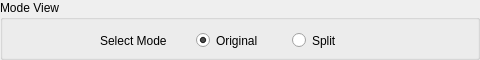
      <widget class="QGroupBox" name="groupBoxVisionModeView">
       <property name="geometry">
        <rect>
         <x>10</x>
         <y>130</y>
         <width>480</width>
         <height>60</height>
        </rect>
       </property>
       <property name="minimumSize">
        <size>
         <width>480</width>
         <height>0</height>
        </size>
       </property>
       <property name="title">
        <string>Mode View</string>
       </property>
       <widget class="QWidget" name="layoutWidget">
        <property name="geometry">
         <rect>
          <x>0</x>
          <y>20</y>
          <width>481</width>
          <height>41</height>
         </rect>
        </property>
        <layout class="QHBoxLayout" name="horizontalLayoutVisionModeView">
         <property name="leftMargin">
          <number>100</number>
         </property>
         <property name="rightMargin">
          <number>100</number>
         </property>
         <item>
          <widget class="QLabel" name="labelVisionModeViewSelectMode">
           <property name="minimumSize">
            <size>
             <width>90</width>
             <height>25</height>
            </size>
           </property>
           <property name="maximumSize">
            <size>
             <width>90</width>
             <height>25</height>
            </size>
           </property>
           <property name="text">
            <string>Select Mode</string>
           </property>
           <property name="alignment">
            <set>Qt::AlignLeading|Qt::AlignLeft|Qt::AlignVCenter</set>
           </property>
          </widget>
         </item>
         <item>
          <widget class="QRadioButton" name="radioButtonVisionModeViewOriginal">
           <property name="minimumSize">
            <size>
             <width>0</width>
             <height>25</height>
            </size>
           </property>
           <property name="maximumSize">
            <size>
             <width>16777215</width>
             <height>25</height>
            </size>
           </property>
           <property name="text">
            <string>Original</string>
           </property>
           <property name="checked">
            <bool>true</bool>
           </property>
           <attribute name="buttonGroup">
            <string notr="true">buttonGroup</string>
           </attribute>
          </widget>
         </item>
         <item>
          <widget class="QRadioButton" name="radioButtonVisionModeViewSplit">
           <property name="minimumSize">
            <size>
             <width>0</width>
             <height>25</height>
            </size>
           </property>
           <property name="maximumSize">
            <size>
             <width>16777215</width>
             <height>25</height>
            </size>
           </property>
           <property name="text">
            <string>Split</string>
           </property>
           <attribute name="buttonGroup">
            <string notr="true">buttonGroup</string>
           </attribute>
          </widget>
         </item>
        </layout>
       </widget>
      </widget>
